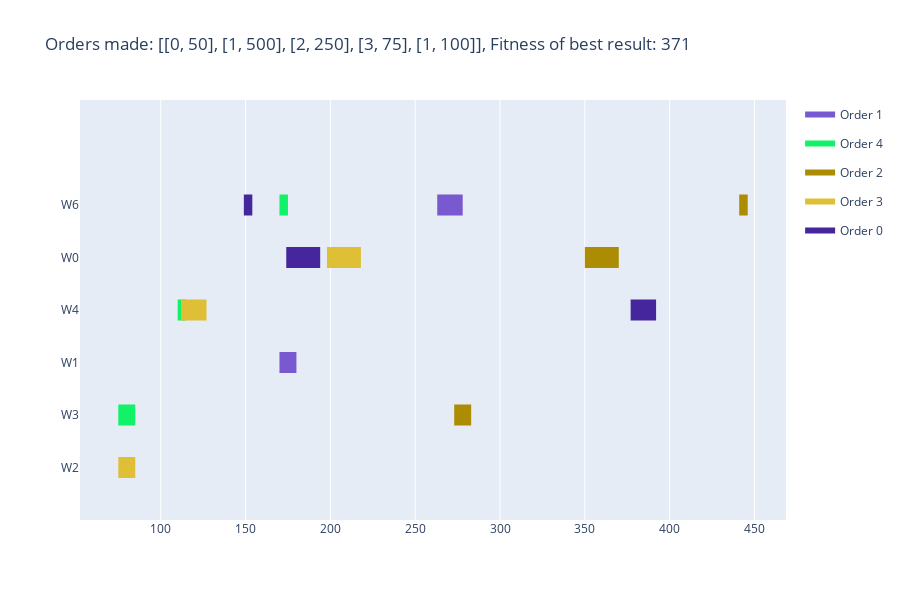

The notebook cell this image was saved under:
### Markdown cell above
Visualize Result

### Code cell
def get_colors(n): 
    ret = [] 
    r = int(random.random() * 256) 
    g = int(random.random() * 256) 
    b = int(random.random() * 256) 
    step = 256 / n 
    for i in range(n): 
        r += step 
        g += step 
        b += step 
        r = int(r) % 256 
        g = int(g) % 256 
        b = int(b) % 256 
        ret.append((r,g,b))  
    return ret

def visualize(solution, solution_fitness, orders, durations):
    colors = {}
    rgb_values = get_colors(len(orders))
    for i in range(len(orders)):
        colors[f'Order {i}'] = f'rgb({rgb_values[i][0]}, {rgb_values[i][1]}, {rgb_values[i][2]})'
    data = []
    j = 0
    for i in range(len(solution)):
        if j == 0:
            job = index_to_job(i)
            order = index_to_order(i)
            label = f'W{solution[i]}'
            start = solution[i+1]
            end = start + durations[solution[i]][job]
            data.append(
                        dict(Task=label, Start=start, Finish=end, Resource=f'Order {order}')
                    )
        j+=1
        if j > 1:
            j = 0

    fig = ff.create_gantt(data, colors=colors, index_col='Resource', show_colorbar=True,
                        group_tasks=True, title=f'Orders made: {orders}, Fitness of best result: {solution_fitness}', showgrid_x=True)
    fig.update_layout(xaxis_type='linear')
    #fig = timeline(data, x_start="Start", x_end="Finish", y="Task",color = "Resource",template = "gridon")
    fig.show()

visualize(solution, abs(solution_fitness)-1, orders, job_durations)

### Figure 1 — Plotly figure (JSON) as saved in the notebook; plotly's stock layout.template omitted (floating-point values rounded to 4 significant figures)
{"data": [{"fill": "toself", "fillcolor": "rgb(120, 89, 208)", "hoverinfo": "name", "legendgroup": "rgb(120, 89, 208)", "mode": "none", "name": "Order 1", "type": "scatter", "x": [170, 180, 180, 170, 170, 263, 273, 273, 263, 263, 273, 278, 278, 273], "y": [1.8, 1.8, 2.2, 2.2, null, 4.8, 4.8, 5.2, 5.2, null, 4.8, 4.8, 5.2, 5.2]}, {"fill": "toself", "fillcolor": "rgb(17, 242, 105)", "hoverinfo": "name", "legendgroup": "rgb(17, 242, 105)", "mode": "none", "name": "Order 4", "type": "scatter", "x": [75, 85, 85, 75, 75, 110, 115, 115, 110, 110, 170, 175, 175, 170], "y": [0.8, 0.8, 1.2, 1.2, null, 2.8, 2.8, 3.2, 3.2, null, 4.8, 4.8, 5.2, 5.2]}, {"fill": "toself", "fillcolor": "rgb(171, 140, 3)", "hoverinfo": "name", "legendgroup": "rgb(171, 140, 3)", "mode": "none", "name": "Order 2", "type": "scatter", "x": [273, 283, 283, 273, 273, 350, 370, 370, 350, 350, 441, 446, 446, 441], "y": [0.8, 0.8, 1.2, 1.2, null, 3.8, 3.8, 4.2, 4.2, null, 4.8, 4.8, 5.2, 5.2]}, {"fill": "toself", "fillcolor": "rgb(222, 191, 54)", "hoverinfo": "name", "legendgroup": "rgb(222, 191, 54)", "mode": "none", "name": "Order 3", "type": "scatter", "x": [75, 85, 85, 75, 75, 112, 127, 127, 112, 112, 198, 218, 218, 198], "y": [-0.2, -0.2, 0.2, 0.2, null, 2.8, 2.8, 3.2, 3.2, null, 3.8, 3.8, 4.2, 4.2]}, {"fill": "toself", "fillcolor": "rgb(69, 38, 157)", "hoverinfo": "name", "legendgroup": "rgb(69, 38, 157)", "mode": "none", "name": "Order 0", "type": "scatter", "x": [149, 154, 154, 149, 149, 174, 194, 194, 174, 174, 377, 392, 392, 377], "y": [4.8, 4.8, 5.2, 5.2, null, 3.8, 3.8, 4.2, 4.2, null, 2.8, 2.8, 3.2, 3.2]}, {"legendgroup": "rgb(120, 89, 208)", "marker": {"color": "rgb(120, 89, 208)", "opacity": 0, "size": 1}, "mode": "markers", "name": "", "showlegend": false, "text": [null, null, null, null, null, null], "type": "scatter", "x": [170, 180, 263, 273, 273, 278], "y": [2, 2, 5, 5, 5, 5]}, {"legendgroup": "rgb(17, 242, 105)", "marker": {"color": "rgb(17, 242, 105)", "opacity": 0, "size": 1}, "mode": "markers", "name": "", "showlegend": false, "text": [null, null, null, null, null, null], "type": "scatter", "x": [75, 85, 110, 115, 170, 175], "y": [1, 1, 3, 3, 5, 5]}, {"legendgroup": "rgb(171, 140, 3)", "marker": {"color": "rgb(171, 140, 3)", "opacity": 0, "size": 1}, "mode": "markers", "name": "", "showlegend": false, "text": [null, null, null, null, null, null], "type": "scatter", "x": [273, 283, 350, 370, 441, 446], "y": [1, 1, 4, 4, 5, 5]}, {"legendgroup": "rgb(222, 191, 54)", "marker": {"color": "rgb(222, 191, 54)", "opacity": 0, "size": 1}, "mode": "markers", "name": "", "showlegend": false, "text": [null, null, null, null, null, null], "type": "scatter", "x": [75, 85, 112, 127, 198, 218], "y": [0, 0, 3, 3, 4, 4]}, {"legendgroup": "rgb(69, 38, 157)", "marker": {"color": "rgb(69, 38, 157)", "opacity": 0, "size": 1}, "mode": "markers", "name": "", "showlegend": false, "text": [null, null, null, null, null, null], "type": "scatter", "x": [149, 154, 174, 194, 377, 392], "y": [5, 5, 4, 4, 3, 3]}], "layout": {"height": 600, "hovermode": "closest", "showlegend": true, "title": {"text": "Orders made: [[0, 50], [1, 500], [2, 250], [3, 75], [1, 100]], Fitness of best result: 371"}, "xaxis": {"rangeselector": {"buttons": [{"count": 7, "label": "1w", "step": "day", "stepmode": "backward"}, {"count": 1, "label": "1m", "step": "month", "stepmode": "backward"}, {"count": 6, "label": "6m", "step": "month", "stepmode": "backward"}, {"count": 1, "label": "YTD", "step": "year", "stepmode": "todate"}, {"count": 1, "label": "1y", "step": "year", "stepmode": "backward"}, {"step": "all"}]}, "showgrid": true, "type": "linear", "zeroline": false}, "yaxis": {"autorange": false, "range": [-1, 7], "showgrid": false, "ticktext": ["W2", "W3", "W1", "W4", "W0", "W6"], "tickvals": [0, 1, 2, 3, 4, 5], "zeroline": false}}}
